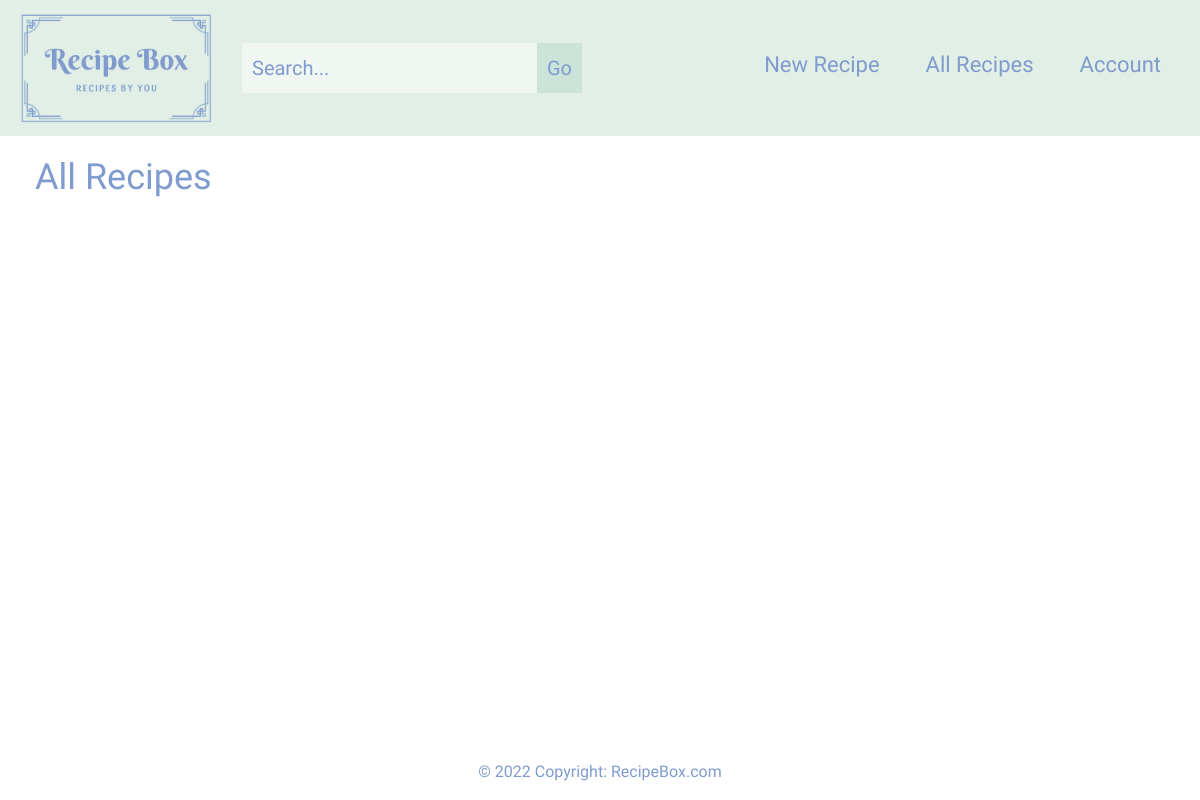
The app's page /all_recipes/ (signed in), older data.
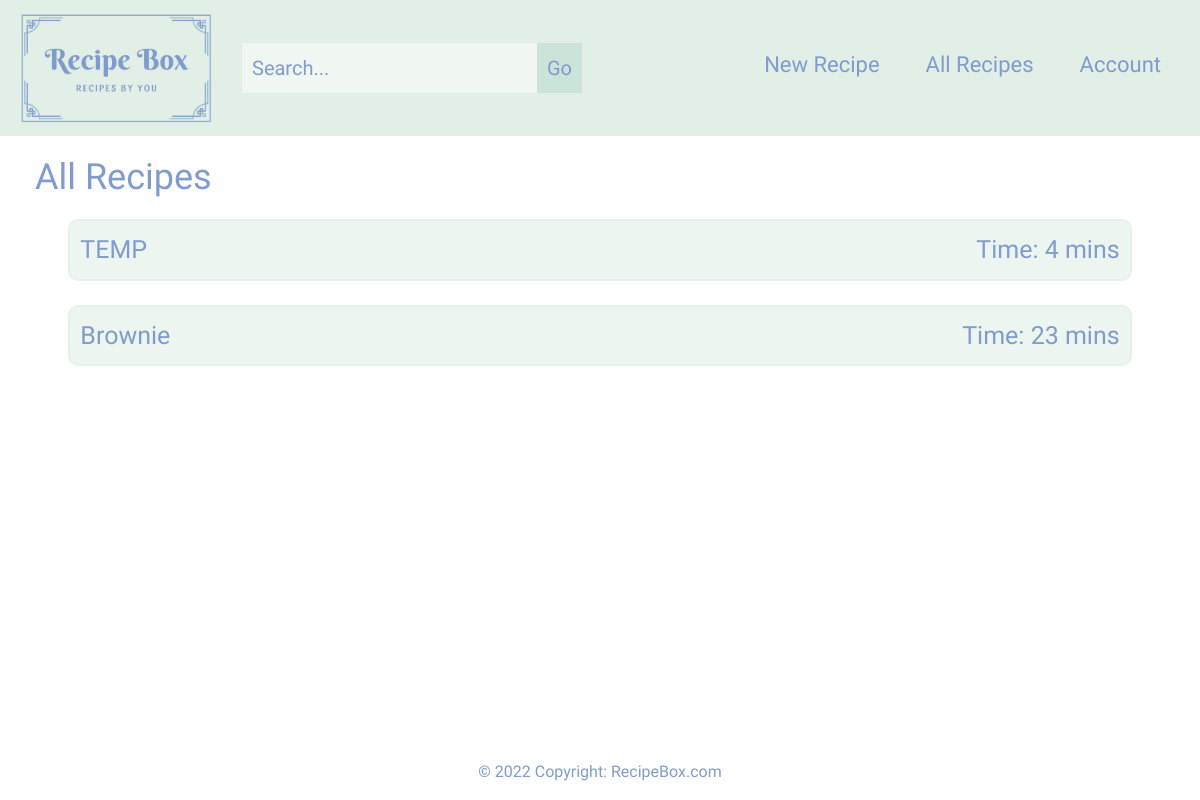
The same page, newer data.
### base/models.py (models this page shows, shortened)
class Recipe(models.Model):
    user = models.ForeignKey(settings.AUTH_USER_MODEL, on_delete=models.CASCADE)
    name = models.CharField(max_length = 150)
    slug = models.SlugField(blank=True, null=True)
    time_to_make = models.CharField(max_length = 25, default=0)
    timestamp = models.DateTimeField(auto_now_add=True)
    updated = models.DateTimeField(auto_now=True)
    section = models.ForeignKey(Section, related_name='recipes', on_delete=models.PROTECT, null=True)
    pinned = models.BooleanField(default=False)
    class Meta:
        verbose_name = ('Recipe')
        verbose_name_plural = ('Recipes')
    '''
    def __str__(self):
        return self.name

    def save(self, *args, **kwargs):
        if self.slug is None:
            self.slug = slugify(self.name)
        super().save(*args, **kwargs)
    '''
    def get_absolute_url(self):
        return reverse("individual_recipe", kwargs={"title": self.name})

### base/views.py (the view)
# urls.py: path("all_recipes/", views.all_recipes, name="all_recipes"),
@login_required
def all_recipes(request):
    recipe_qs = Recipe.objects.filter(user=request.user)
    context = {
        "recipe_list": recipe_qs,
    }
    return render(request, "all_recipes.html", context)

### templates/all_recipes.html (shortened to what this page needs)
{% extends "base.html" %}
{% block page_content %}
<section id="all-recipes">
    <h2>All Recipes</h2>
    <div class="row all-recipes-row">
        {% for x in recipe_list %}
        <div class="col-sm-11 all-sections">
            <p class="all-recipes-text"><a class="col-link" href="{{ x.get_absolute_url }}">{{ x.name }}</a></p>
            <p class="all-recipes-text">Time: {{ x.time_to_make }} mins</p>
        </div>
        {% endfor %}
    </div>
</section>
{% endblock %}

Row changes from the older to the newer data that the page shows:
added Recipe: name "TEMP", time_to_make "4"
added Recipe: name "Brownie", time_to_make "23"
